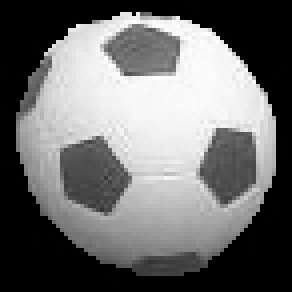
#> input picture balls/img_1246_crop_248_219_321_292_flip.jpg, 73 x 73 px (shown 4 times larger)
$ python linesDetect.py   (Python 2 division)   (older library calls are emulated)
#> lines starting #> are read from the running program, lines starting #| are printed output that depends on the picture; after the words box and inside, x2 and y2 are one past the last pixel; in counts of white or black regions, pixels touching at a corner belong together


import cv2
import numpy as np
import os
import sys


check = True
while check:
    location=raw_input("Select Directory: ")
    if(os.path.isdir(location)):
        print "Directory selected: ",location
        check = False
    else:
        print "Please select a valid directory."
#> this loop made 1 pass; the answer given on pass 1: balls


for filename in os.listdir(location):
	img = cv2.imread(os.path.join(location,filename))
#> img is the input picture: shape (73, 73, 3); min 0, max 255, mean 110.1
	if img is not None:
		edges = cv2.Canny(img,50,150,apertureSize = 3)
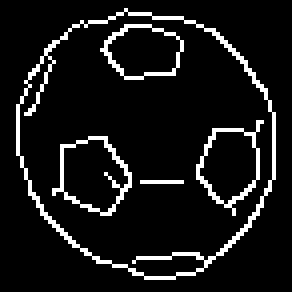
#> edges: shape (73, 73) (shown 4 times larger); 8.9% white in thin lines or dots, all inside (x1, y1, x2, y2) = (4, 2, 69, 70)
		minLineLength=50
		lines = cv2.HoughLinesP(image=edges,rho=1,theta=np.pi/180, threshold=100,lines=np.array([]), minLineLength=minLineLength,maxLineGap=80)
#> lines = None
		if lines is not None:
			a,b,c = lines.shape
			for i in range(a):
			    cv2.line(img, (lines[i][0][0], lines[i][0][1]), (lines[i][0][2], lines[i][0][3]), (0, 0, 255), 3, cv2.CV_AA)
			    output='output_line/'+filename
		        cv2.imwrite(output,img)
#> pass 2 of the loop `for filename in os.listdir(location):`:
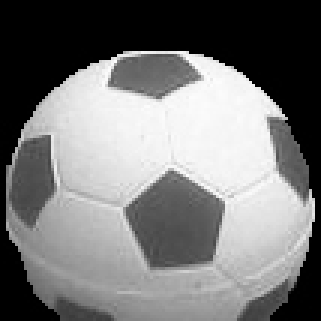
#> input picture balls/img_1621_crop_242_371_349_478_flip.jpg, 107 x 107 px (shown 3 times larger)
#> img is the input picture: shape (107, 107, 3); min 0, max 254, mean 119.1
#> `edges = cv2.Canny(img,50,150,apertureSize = 3)`:
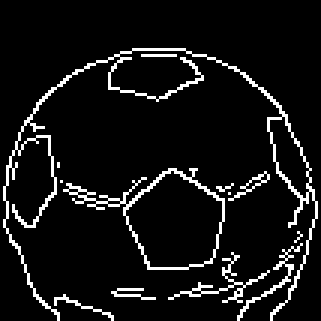
#> edges: shape (107, 107) (shown 3 times larger); 7.9% white in thin lines or dots, all inside (x1, y1, x2, y2) = (1, 16, 106, 107)
